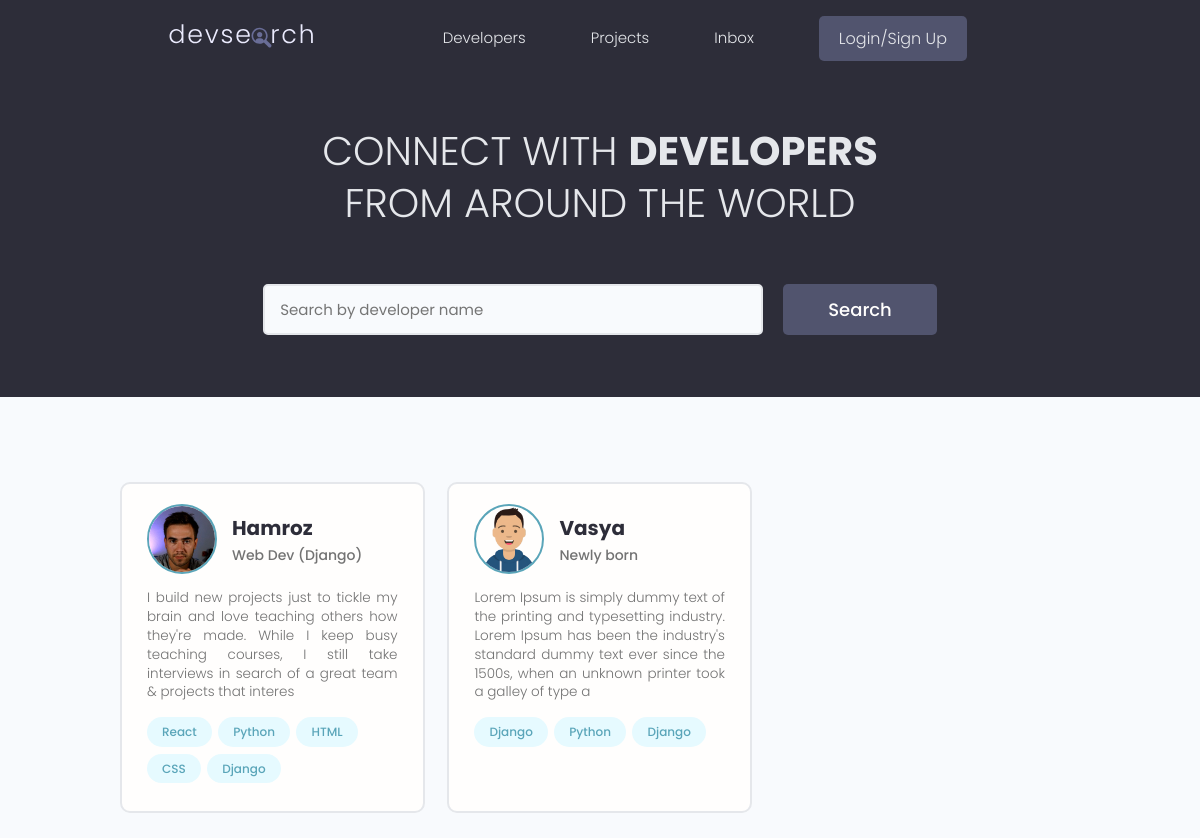
The app's page /, older data.
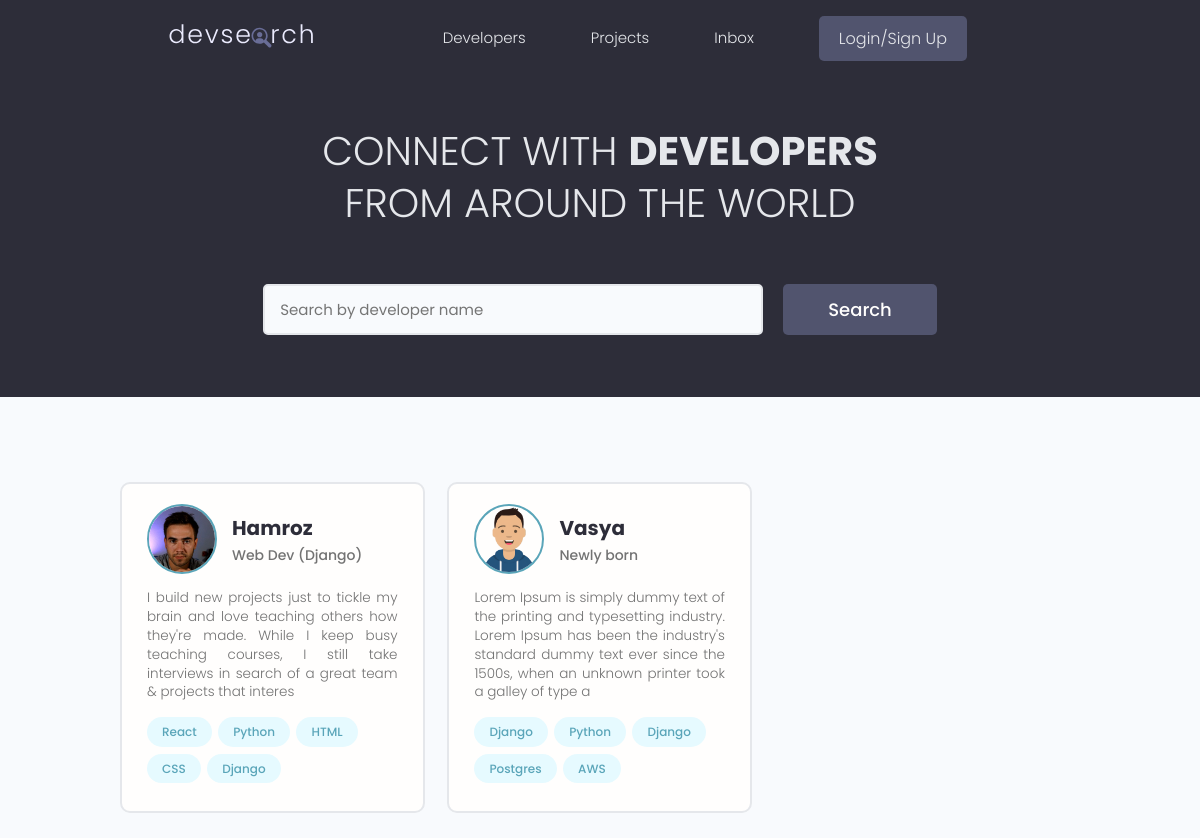
The same page, newer data.
### users/models.py (models this page shows, shortened)
class Profile(models.Model):
    user = models.OneToOneField(User, on_delete=models.CASCADE, blank=True, null=True)
    name = models.CharField(max_length=200, blank=True, null=True)
    email = models.EmailField(max_length=500, blank=True, null=True)
    username = models.CharField(max_length=200, blank=True, null=True)
    location = models.CharField(max_length=200, blank=True, null=True)
    short_intro = models.CharField(max_length=200, blank=True, null=True)
    bio = models.TextField(blank=True, null=True)
    profile_image = models.ImageField(
        blank=True,
        null=True,
        upload_to="profiles/",
        default="profiles/user-default.png",
    )
    social_github = models.CharField(max_length=200, blank=True, null=True)
    social_twitter = models.CharField(max_length=200, blank=True, null=True)
    social_linkedin = models.CharField(max_length=200, blank=True, null=True)
    social_youtube = models.CharField(max_length=200, blank=True, null=True)
    social_website = models.CharField(max_length=200, blank=True, null=True)
    created = models.DateTimeField(auto_now_add=True)
    id = models.UUIDField(
        default=uuid.uuid4, unique=True, primary_key=True, editable=False
    )

class Skill(models.Model):
    owner = models.ForeignKey(Profile, blank=True, null=True, on_delete=models.CASCADE)
    name = models.CharField(max_length=200, blank=True, null=True)
    description = models.TextField(blank=True, null=True)
    created = models.DateTimeField(auto_now_add=True)
    id = models.UUIDField(
        default=uuid.uuid4, unique=True, primary_key=True, editable=False
    )
    def __str__(self):
        return str(self.name)

### users/views.py (the view)
# urls.py: path("", views.profiles, name="profiles"),
def profiles(request):
    profiles, search_query = searchProfiles(request)
    custom_range, profiles = paginateProfiles(request, profiles, 3)
    context = {"profiles": profiles, 'search_query': search_query, 'custom_range':custom_range}
    return render(request, "users/profiles.html", context)

### users/utils.py (called while the page is built)
def paginateProfiles(request, profiles, results):
    page = request.GET.get('page')
    paginator = Paginator(profiles, results)
    try:
        profiles = paginator.page(page)
    except PageNotAnInteger:
        page = 1
        profiles = paginator.page(page)
    except EmptyPage:
        page = paginator.num_pages
        profiles = paginator.page(page)
    leftIndex = (int(page) - 4)
    if leftIndex < 1:
        leftIndex = 1
    rightIndex = (int(page) + 5)
    if rightIndex > paginator.num_pages:
        rightIndex = paginator.num_pages + 1
    custom_range = range(leftIndex, rightIndex)
    return custom_range, profiles

def searchProfiles(request):
    search_query = ''
    if request.GET.get('search_query'):
        search_query = request.GET.get('search_query')
    skills = Skill.objects.filter(name__icontains=search_query)
    profiles = Profile.objects.distinct().filter(Q(name__icontains=search_query) | Q(short_intro__icontains=search_query) | Q(skill__in=skills))
    return profiles, search_query

### users/templates/users/profiles.html (shortened to what this page needs)
{% extends 'main.html'%}
{% block content %}
<main class="home">
    <section class="hero-section text-center">
        <div class="container container--narrow">
            <div class="hero-section__box">
                <h2>CONNECT WITH <span>DEVELOPERS</span></h2>
                <h2>FROM AROUND THE WORLD</h2>
            </div>
            <div class="hero-section__search">
                <form class="form" action="{% url 'profiles' %}" method="get">
                    <div class="form__field">
                        <input class="input input--text" id="formInput#search" type="text" name="search_query"
                            value="{{search_query}}" placeholder="Search by developer name" />
                    </div>
                    <input class="btn btn--sub btn--lg" type="submit" value="Search" />
                </form>
            </div>
        </div>
    </section>
    <section class="devlist">
        <div class="container">
            <div class="grid grid--three">
                {% for profile in profiles %}
                <div class="column card">
                    <div class="dev">
                        <a href="{% url 'user-profile' profile.id %}" class="card__body">
                            <div class="dev__profile">
                                <img class="avatar avatar--md" src="{{ profile.profile_image.url }}" alt="image" />
                                <div class="dev__meta">
                                    <h3>{{ profile.name }}</h3>
                                    <h5>{{ profile.short_intro|slice:"60" }}</h5>
                                </div>
                            </div>
                            <p class="dev__info">
                                {{ profile.bio|slice:"200" }}
                            </p>
                            <div class="dev__skills">
                                {% for skill in profile.skill_set.all|slice:"5" %}
                                <span class="tag tag--pill tag--main">
                                    <small>{{ skill }}</small>
                                </span>
                                {% endfor %}
                            </div>
                        </a>
                    </div>
                </div>
                {% endfor %}
            </div>
        </div>
    </section>
</main>
{% endblock content %}

Row changes from the older to the newer data that the page shows:
added Skill: name "Postgres", shown under Profile "Vasya"
added Skill: name "AWS", shown under Profile "Vasya"
